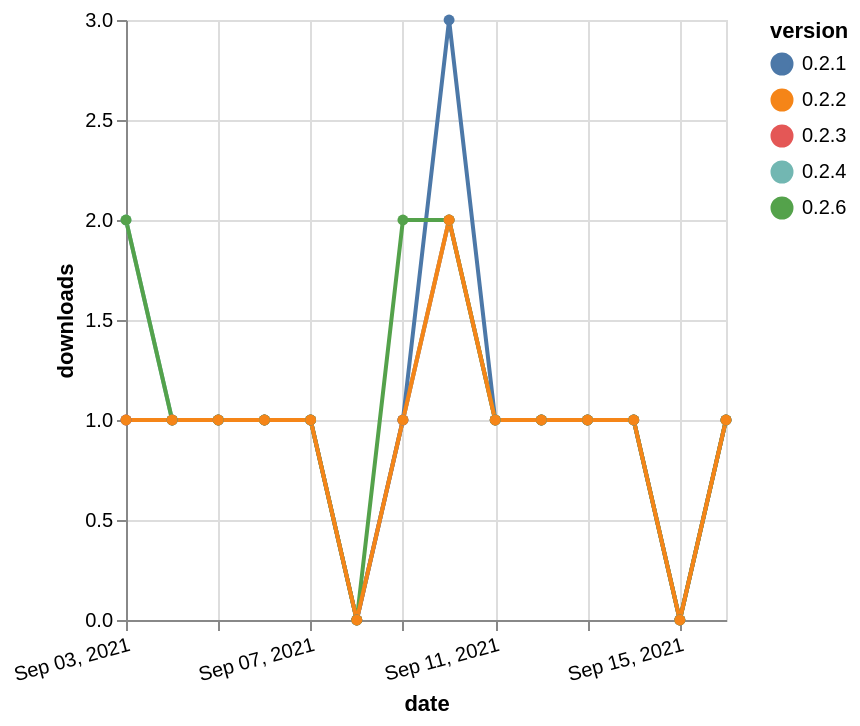

Express this chart as Vega-Lite.
### Vega-Lite specification from a JSON file in a GitHub repository (floating-point values rounded to 4 significant figures)
{"$schema": "https://vega.github.io/schema/vega-lite/v5.json", "description": "A simple bar chart with embedded data.", "data": {"values": [{"date": "2021-09-03", "total": 138, "delta": 1, "version": "0.2.3"}, {"date": "2021-09-04", "total": 139, "delta": 1, "version": "0.2.3"}, {"date": "2021-09-05", "total": 140, "delta": 1, "version": "0.2.3"}, {"date": "2021-09-06", "total": 141, "delta": 1, "version": "0.2.3"}, {"date": "2021-09-07", "total": 142, "delta": 1, "version": "0.2.3"}, {"date": "2021-09-08", "total": 142, "delta": 0, "version": "0.2.3"}, {"date": "2021-09-09", "total": 143, "delta": 1, "version": "0.2.3"}, {"date": "2021-09-10", "total": 145, "delta": 2, "version": "0.2.3"}, {"date": "2021-09-11", "total": 146, "delta": 1, "version": "0.2.3"}, {"date": "2021-09-12", "total": 147, "delta": 1, "version": "0.2.3"}, {"date": "2021-09-13", "total": 148, "delta": 1, "version": "0.2.3"}, {"date": "2021-09-14", "total": 149, "delta": 1, "version": "0.2.3"}, {"date": "2021-09-15", "total": 149, "delta": 0, "version": "0.2.3"}, {"date": "2021-09-16", "total": 150, "delta": 1, "version": "0.2.3"}, {"date": "2021-09-03", "total": 132, "delta": 2, "version": "0.2.4"}, {"date": "2021-09-04", "total": 133, "delta": 1, "version": "0.2.4"}, {"date": "2021-09-05", "total": 134, "delta": 1, "version": "0.2.4"}, {"date": "2021-09-06", "total": 135, "delta": 1, "version": "0.2.4"}, {"date": "2021-09-07", "total": 136, "delta": 1, "version": "0.2.4"}, {"date": "2021-09-08", "total": 136, "delta": 0, "version": "0.2.4"}, {"date": "2021-09-09", "total": 137, "delta": 1, "version": "0.2.4"}, {"date": "2021-09-10", "total": 139, "delta": 2, "version": "0.2.4"}, {"date": "2021-09-11", "total": 140, "delta": 1, "version": "0.2.4"}, {"date": "2021-09-12", "total": 141, "delta": 1, "version": "0.2.4"}, {"date": "2021-09-13", "total": 142, "delta": 1, "version": "0.2.4"}, {"date": "2021-09-14", "total": 143, "delta": 1, "version": "0.2.4"}, {"date": "2021-09-15", "total": 143, "delta": 0, "version": "0.2.4"}, {"date": "2021-09-16", "total": 144, "delta": 1, "version": "0.2.4"}, {"date": "2021-09-03", "total": 186, "delta": 1, "version": "0.2.1"}, {"date": "2021-09-04", "total": 187, "delta": 1, "version": "0.2.1"}, {"date": "2021-09-05", "total": 188, "delta": 1, "version": "0.2.1"}, {"date": "2021-09-06", "total": 189, "delta": 1, "version": "0.2.1"}, {"date": "2021-09-07", "total": 190, "delta": 1, "version": "0.2.1"}, {"date": "2021-09-08", "total": 190, "delta": 0, "version": "0.2.1"}, {"date": "2021-09-09", "total": 191, "delta": 1, "version": "0.2.1"}, {"date": "2021-09-10", "total": 194, "delta": 3, "version": "0.2.1"}, {"date": "2021-09-11", "total": 195, "delta": 1, "version": "0.2.1"}, {"date": "2021-09-12", "total": 196, "delta": 1, "version": "0.2.1"}, {"date": "2021-09-13", "total": 197, "delta": 1, "version": "0.2.1"}, {"date": "2021-09-14", "total": 198, "delta": 1, "version": "0.2.1"}, {"date": "2021-09-15", "total": 198, "delta": 0, "version": "0.2.1"}, {"date": "2021-09-16", "total": 199, "delta": 1, "version": "0.2.1"}, {"date": "2021-09-03", "total": 49, "delta": 2, "version": "0.2.6"}, {"date": "2021-09-04", "total": 50, "delta": 1, "version": "0.2.6"}, {"date": "2021-09-05", "total": 51, "delta": 1, "version": "0.2.6"}, {"date": "2021-09-06", "total": 52, "delta": 1, "version": "0.2.6"}, {"date": "2021-09-07", "total": 53, "delta": 1, "version": "0.2.6"}, {"date": "2021-09-08", "total": 53, "delta": 0, "version": "0.2.6"}, {"date": "2021-09-09", "total": 55, "delta": 2, "version": "0.2.6"}, {"date": "2021-09-10", "total": 57, "delta": 2, "version": "0.2.6"}, {"date": "2021-09-11", "total": 58, "delta": 1, "version": "0.2.6"}, {"date": "2021-09-12", "total": 59, "delta": 1, "version": "0.2.6"}, {"date": "2021-09-13", "total": 60, "delta": 1, "version": "0.2.6"}, {"date": "2021-09-14", "total": 61, "delta": 1, "version": "0.2.6"}, {"date": "2021-09-15", "total": 61, "delta": 0, "version": "0.2.6"}, {"date": "2021-09-16", "total": 62, "delta": 1, "version": "0.2.6"}, {"date": "2021-09-03", "total": 136, "delta": 1, "version": "0.2.2"}, {"date": "2021-09-04", "total": 137, "delta": 1, "version": "0.2.2"}, {"date": "2021-09-05", "total": 138, "delta": 1, "version": "0.2.2"}, {"date": "2021-09-06", "total": 139, "delta": 1, "version": "0.2.2"}, {"date": "2021-09-07", "total": 140, "delta": 1, "version": "0.2.2"}, {"date": "2021-09-08", "total": 140, "delta": 0, "version": "0.2.2"}, {"date": "2021-09-09", "total": 141, "delta": 1, "version": "0.2.2"}, {"date": "2021-09-10", "total": 143, "delta": 2, "version": "0.2.2"}, {"date": "2021-09-11", "total": 144, "delta": 1, "version": "0.2.2"}, {"date": "2021-09-12", "total": 145, "delta": 1, "version": "0.2.2"}, {"date": "2021-09-13", "total": 146, "delta": 1, "version": "0.2.2"}, {"date": "2021-09-14", "total": 147, "delta": 1, "version": "0.2.2"}, {"date": "2021-09-15", "total": 147, "delta": 0, "version": "0.2.2"}, {"date": "2021-09-16", "total": 148, "delta": 1, "version": "0.2.2"}]}, "width": "container", "mark": {"type": "line", "point": {"filled": true}}, "encoding": {"x": {"field": "date", "type": "temporal", "timeUnit": "yearmonthdate", "title": "date", "axis": {"labelAngle": -15}}, "y": {"field": "delta", "type": "quantitative", "title": "downloads"}, "color": {"field": "version", "type": "nominal"}, "tooltip": {"field": "delta"}}}
